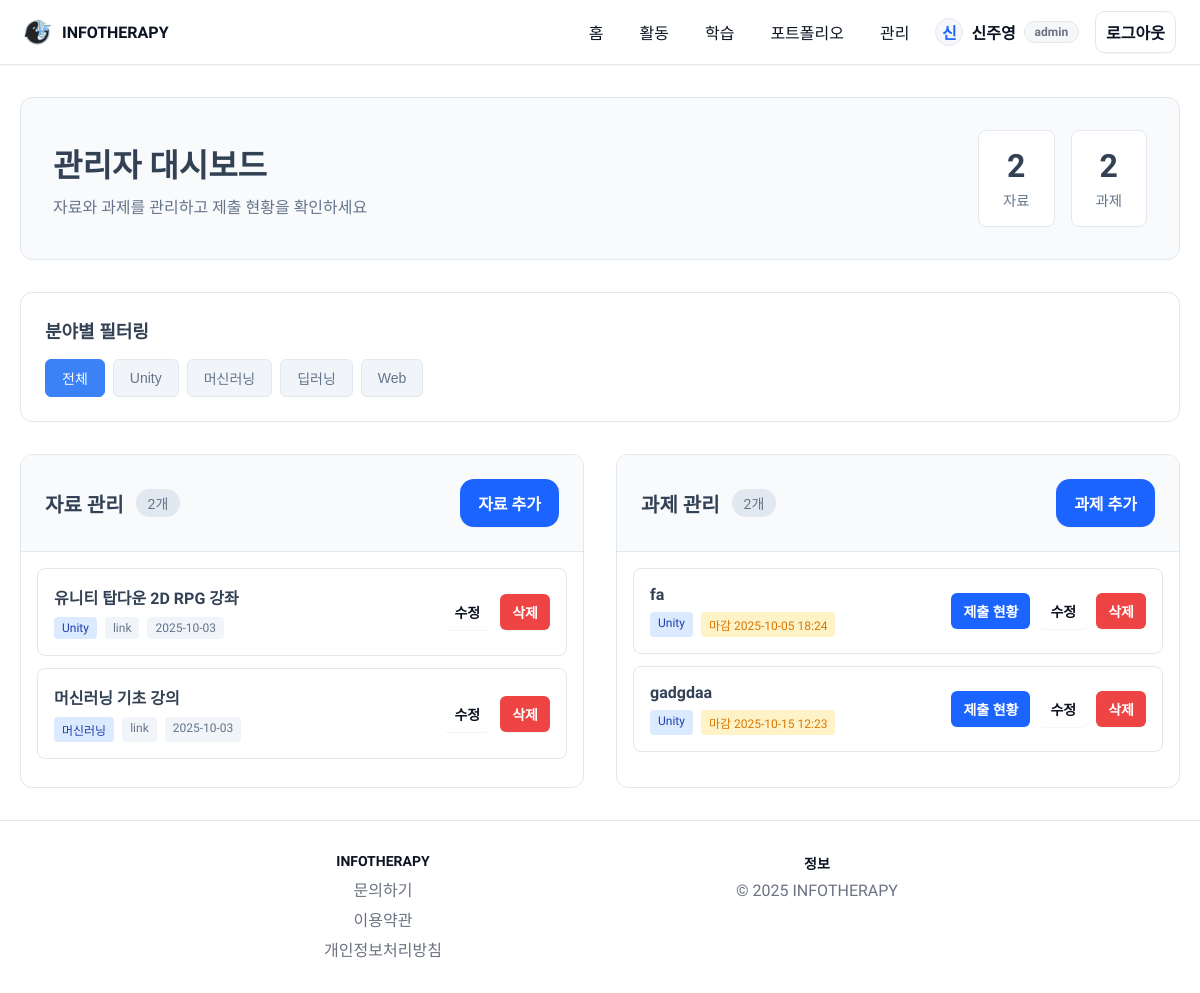
The page /admin (signed in) on the database its author committed.
### tables this page shows
CREATE TABLE materials (
              id INTEGER PRIMARY KEY AUTOINCREMENT,
              title TEXT NOT NULL,
              type TEXT,
              category TEXT,
              date TEXT,
              content TEXT
            );

CREATE TABLE assignments (
              id INTEGER PRIMARY KEY AUTOINCREMENT,
              title TEXT NOT NULL,
              due TEXT,
              description TEXT,
              category TEXT
            , file_path TEXT, file_paths TEXT DEFAULT '[]');

### app.py (the view)
    @app.route("/admin")
    @admin_required
    def admin_dashboard():
        with get_db() as cx:
            materials = cx.execute("SELECT id, title, category, type, date FROM materials ORDER BY date DESC").fetchall()
            assignments = cx.execute("SELECT id, title, category, due FROM assignments ORDER BY due ASC").fetchall()
        return render_template("admin_dashboard.html", materials=materials, assignments=assignments)

### templates/admin_dashboard.html (shortened to what this page needs)
{% extends 'base.html' %}
{% block content %}
  <div class="admin-header">
    <div class="admin-title">
      <h1>관리자 대시보드</h1>
      <p>자료와 과제를 관리하고 제출 현황을 확인하세요</p>
    </div>
    <div class="admin-stats">
      <div class="stat-card">
        <div class="stat-number">{{ materials|length }}</div>
        <div class="stat-label">자료</div>
      </div>
      <div class="stat-card">
        <div class="stat-number">{{ assignments|length }}</div>
        <div class="stat-label">과제</div>
      </div>
    </div>
  </div>
  <div class="admin-filters">
    <div class="filter-section">
      <h3>분야별 필터링</h3>
      <div class="filter-buttons" id="admin-cat-toggle">
        <button class="filter-chip active" data-cat="all">전체</button>
        <button class="filter-chip" data-cat="unity">Unity</button>
        <button class="filter-chip" data-cat="ml">머신러닝</button>
        <button class="filter-chip" data-cat="dl">딥러닝</button>
        <button class="filter-chip" data-cat="web">Web</button>
      </div>
    </div>
  </div>
  <div class="admin-grid">
    <div class="admin-section">
      <div class="section-header">
        <div class="section-title">
          <h2>자료 관리</h2>
          <span class="section-count" id="materials-count">{{ materials|length }}개</span>
        </div>
        <a class="btn btn-primary" href="{{ url_for('admin_material_new') }}">
          자료 추가
        </a>
      </div>
      <div class="admin-list">
        {% for m in materials %}
          <div class="admin-item" data-category="{{ m['category'] }}">
            <div class="item-content">
              <div class="item-title">{{ m['title'] }}</div>
              <div class="item-meta">
                <span class="category-badge">{{ m['category'] | category_display }}</span>
                <span class="type-badge">{{ m['type'] }}</span>
                <span class="date-badge">{{ m['date'] }}</span>
              </div>
            </div>
            <div class="item-actions">
              <a class="btn btn-sm btn-outline" href="{{ url_for('admin_material_edit', item_id=m['id']) }}">
                수정
              </a>
              <form method="post" action="{{ url_for('admin_material_delete', item_id=m['id']) }}" onsubmit="return confirm('정말로 이 학습 자료를 삭제하시겠습니까?\\n\\n이 작업은 되돌릴 수 없으며, 관련된 모든 데이터가 영구적으로 삭제됩니다.')">
                <button class="btn btn-sm btn-danger" type="submit">
                  삭제
                </button>
              </form>
            </div>
          </div>
        {% endfor %}
      </div>
    </div>
    <div class="admin-section">
      <div class="section-header">
        <div class="section-title">
          <h2>과제 관리</h2>
          <span class="section-count" id="assignments-count">{{ assignments|length }}개</span>
        </div>
        <a class="btn btn-primary" href="{{ url_for('admin_assignment_new') }}">
          과제 추가
        </a>
      </div>
      <div class="admin-list">
        {% for a in assignments %}
          <div class="admin-item" data-category="{{ a['category'] }}">
            <div class="item-content">
              <div class="item-title">{{ a['title'] }}</div>
              <div class="item-meta">
                <span class="category-badge">{{ a['category'] | category_display }}</span>
                <span class="due-badge">마감 {{ a['due'] }}</span>
              </div>
            </div>
            <div class="item-actions">
              <a class="btn btn-sm btn-primary" href="{{ url_for('admin_assignment_submissions', item_id=a['id']) }}">
                제출 현황
              </a>
              <a class="btn btn-sm btn-outline" href="{{ url_for('admin_assignment_edit', item_id=a['id']) }}">
                수정
              </a>
              <form method="post" action="{{ url_for('admin_assignment_delete', item_id=a['id']) }}" onsubmit="return confirm('정말로 이 과제를 삭제하시겠습니까?\\n\\n이 작업은 되돌릴 수 없으며, 과제와 관련된 모든 제출 데이터가 영구적으로 삭제됩니다.')">
                <button class="btn btn-sm btn-danger" type="submit">
                  삭제
                </button>
              </form>
            </div>
          </div>
        {% endfor %}
      </div>
    </div>
  </div>
{% endblock %}

### static/css/main.css (style rules this page uses)
:root { --bg: #ffffff; --text: #0b1221; --muted: #6b7280; --primary: #1b64ff; --primary-600: #1553d6; --surface: #f6f7fb; --border: #e5e7eb; }
* { box-sizing: border-box; }
html, body { height: 100%; }
body { margin: 0; font-family: "Pretendard", -apple-system, BlinkMacSystemFont, "Segoe UI", Roboto, Oxygen, Ubuntu, Cantarell, "Fira Sans", "Droid Sans", "Helvetica Neue", Arial, "Apple Color Emoji", "Segoe UI Emoji"; color: var(--text); background: var(--bg); -webkit-font-smoothing: antialiased; -moz-osx-font-smoothing: grayscale; overflow-x: hidden; }
html { scrollbar-width: none; }
body { display: flex; flex-direction: column; min-height: 100vh; }
.btn { display: inline-flex; align-items: center; justify-content: center; gap: 8px; border-radius: 14px; padding: 12px 18px; font-weight: 600; text-decoration: none; cursor: pointer; transition: all .15s ease; box-shadow: 0 1px 0 rgba(17,24,39,0.04); }
.btn-primary { background: var(--primary); color: #fff; }
.btn-outline { border: 1px solid var(--border); color: var(--text); background: #fff; }

### templates/admin_dashboard.html (style rules this page uses)
.admin-header { background: #f8fafc; border: 1px solid #e2e8f0; color: #334155; padding: 2rem; border-radius: 12px; margin-bottom: 2rem; display: flex; justify-content: space-between; align-items: center; }
.admin-filters { background: white; border: 1px solid #e2e8f0; border-radius: 12px; padding: 1.5rem; margin-bottom: 2rem; }
.filter-section h3 { margin: 0 0 1rem 0; font-size: 1.125rem; font-weight: 600; color: #334155; }
.filter-buttons { display: flex; gap: 0.5rem; flex-wrap: wrap; }
.filter-chip { background: #f1f5f9; color: #64748b; border: 1px solid #e2e8f0; padding: 0.5rem 1rem; border-radius: 6px; font-size: 0.875rem; font-weight: 500; cursor: pointer; transition: all 0.2s ease; }
.filter-chip.active { background: #3b82f6; color: white; border-color: #3b82f6; }
.admin-title h1 { margin: 0 0 0.5rem 0; font-size: 2rem; font-weight: 700; }
.admin-title p { margin: 0; color: #64748b; font-size: 1rem; }
.admin-stats { display: flex; gap: 1rem; }
.stat-card { background: white; border: 1px solid #e2e8f0; padding: 1rem 1.5rem; border-radius: 8px; text-align: center; }
.stat-number { font-size: 2rem; font-weight: 700; margin-bottom: 0.25rem; }
.stat-label { font-size: 0.9rem; color: #64748b; }
.admin-grid { display: grid; grid-template-columns: 1fr 1fr; gap: 2rem; }
.admin-section { background: white; border: 1px solid #e2e8f0; border-radius: 12px; overflow: hidden; }
.section-header { padding: 1.5rem; border-bottom: 1px solid #e2e8f0; display: flex; justify-content: space-between; align-items: center; background: #f8fafc; }
.section-title { display: flex; align-items: center; gap: 0.75rem; }
.section-title h2 { margin: 0; font-size: 1.25rem; font-weight: 600; color: #334155; }
.section-count { background: #e2e8f0; color: #64748b; padding: 0.25rem 0.75rem; border-radius: 999px; font-size: 0.875rem; font-weight: 500; }
.admin-list { padding: 1rem; }
.admin-item { display: flex; justify-content: space-between; align-items: center; padding: 1rem; border: 1px solid #e2e8f0; border-radius: 8px; margin-bottom: 0.75rem; transition: all 0.2s ease; }
.item-content { flex: 1; }
.item-title { font-weight: 600; color: #334155; margin-bottom: 0.5rem; font-size: 1rem; }
.item-meta { display: flex; gap: 0.5rem; flex-wrap: wrap; }
.category-badge, .type-badge, .date-badge, .due-badge { background: #f1f5f9; color: #64748b; padding: 0.25rem 0.5rem; border-radius: 4px; font-size: 0.75rem; font-weight: 500; }
.category-badge { background: #dbeafe; color: #1e40af; }
.due-badge { background: #fef3c7; color: #d97706; }
.item-actions { display: flex; gap: 0.5rem; flex-shrink: 0; }
.btn-sm { padding: 0.5rem 0.75rem; font-size: 0.875rem; border-radius: 6px; display: flex; align-items: center; gap: 0.25rem; text-decoration: none; border: none; cursor: pointer; transition: all 0.2s ease; }
.btn-danger { background: #ef4444; color: white; }

### rows shown on the page
materials: title "유니티 탑다운 2D RPG 강좌", category|category_display "Unity", type "link", date "2025-10-03"
materials: title "머신러닝 기초 강의", category|category_display "머신러닝", type "link", date "2025-10-03"
assignments: title "fa", category|category_display "Unity", due "2025-10-05 18:24"
assignments: title "gadgdaa", category|category_display "Unity", due "2025-10-15 12:23"

### other values the page prints
{{ (session.get('name') or 'U')[:1] }} "신"
{{ session.get('name') or '사용자' }} "신주영"
{{ materials|length }} "2"
{{ assignments|length }} "2"
